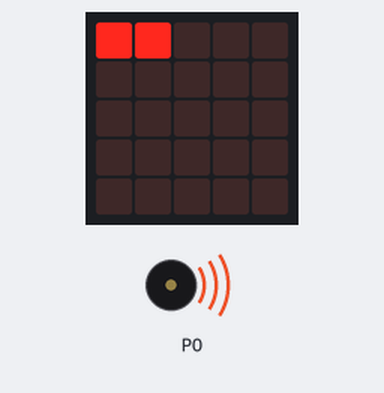
Bench run of a program on a simulated BBC micro:bit (MakeCode). Parts: the board's 5×5 LED display, buzzer (waves = sounding).

Above: at 0.48 s.
At 1.32 s:
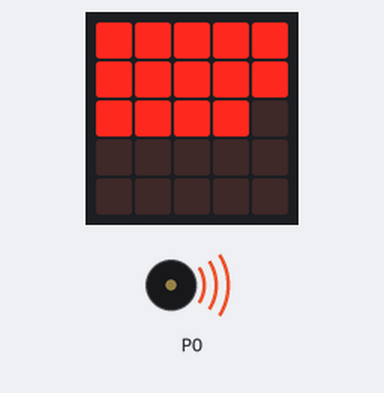
At 2.3 s:
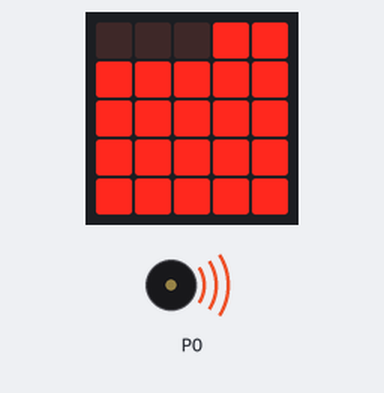
At 4.26 s:
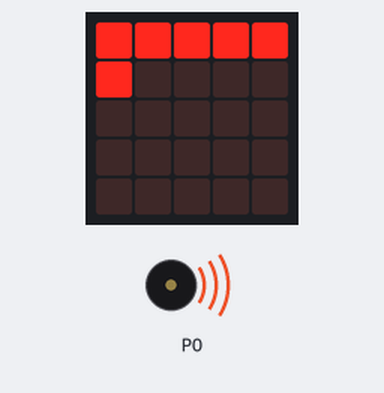
Timing chart, 0 to 40.0 s (numbered marks = the images above):
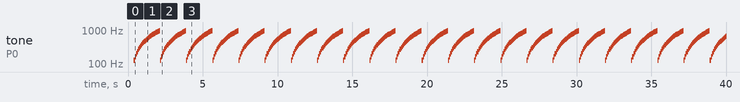

The program:

main.ts
```typescript
let frequency = 0
let y = 0
let counter = 0
let x = 0
basic.showLeds(`
    . . . . .
    . . . . .
    . . . . .
    . . . . .
    . . . . .
    `)
basic.forever(function () {
    x = counter % 5
    y = counter / 5
    led.toggle(x, y)
    frequency = 131 + (988 - 131) * (counter / 25)
    music.ringTone(frequency)
    basic.pause(50)
    counter += 1
    counter = counter % 25
})
```

test.ts
```typescript
// tests go here; this will not be compiled when this package is used as an extension.
```

Measured:
- by itself, tone on P0: plays 131 Hz for 0.07 s, 165 Hz for 0.07 s, 199 Hz for 0.07 s, 233 Hz for 0.07 s, 268 Hz for 0.07 s, 302 Hz for 0.07 s … (566 notes in this stretch)
